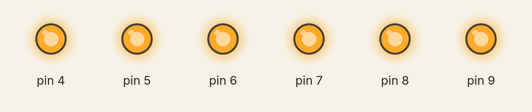
A sketch run on a simulated Arduino Uno, built with avr-gcc and run on an emulated ATmega328P. On the bench: output pins drawn as LEDs (lit = HIGH).

Above: at 0.4 s.
At 1.4 s:
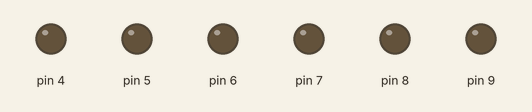
At 2.72 s:
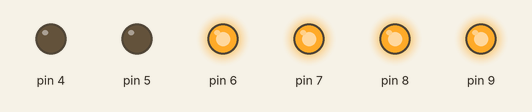
At 3.47 s:
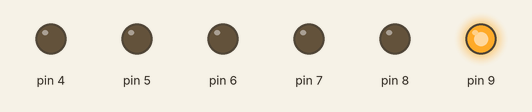
At 5.02 s:
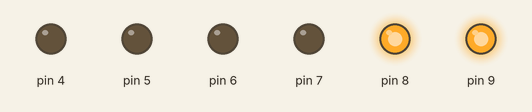
At 5.77 s:
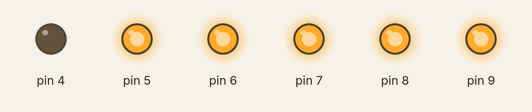
Timing chart, 0 to 9.0 s (numbered marks = the images above):
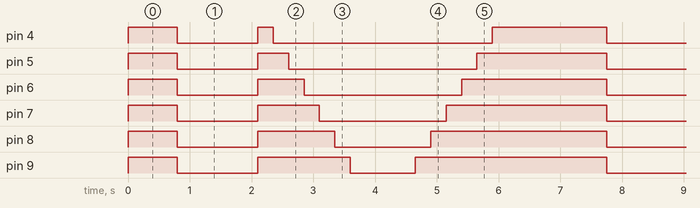

Measured:
- by itself, pin 4: repeats every 7.0 s: LOW 1.3 s, HIGH 0.25 s, LOW 3.6 s, HIGH 1.9 s
- by itself, pin 5: repeats every 7.0 s: LOW 1.3 s, HIGH 0.50 s, LOW 3.1 s, HIGH 2.1 s
- by itself, pin 6: repeats every 7.0 s: LOW 1.3 s, HIGH 0.75 s, LOW 2.6 s, HIGH 2.4 s
- by itself, pin 7: repeats every 7.0 s: LOW 1.3 s, HIGH 1.0 s, LOW 2.1 s, HIGH 2.6 s
- by itself, pin 8: repeats every 7.0 s: LOW 1.3 s, HIGH 1.3 s, LOW 1.6 s, HIGH 2.9 s
- by itself, pin 9: repeats every 7.0 s: LOW 1.3 s, HIGH 1.5 s, LOW 1.1 s, HIGH 3.1 s

The sketch:

sketch_oct31a.ino
```cpp
void setup()
{
  for(int i = 4; i < 10;i++)
  {
    pinMode(i,OUTPUT);
  }
}

void loop()
{
 turnOn();
 delay(800);
 turnOff();
 delay(800);
 s1();
 delay(800);
 s2();
 delay(800);

}


void turnOn()
{
  for(int k = 4; k < 10; k++)
  {
    digitalWrite(k,1);
  }
}

void turnOff()
{
  for(int k = 4; k < 10; k++)
  {
    digitalWrite(k,0);
  }
  delay(500);
}

void s1()
{
  turnOn();
  delay(250);
  for(int i = 4; i < 10 ; i++)
  {
    digitalWrite(i,0);
    delay(250);
  }
}
void s2()
{
 for(int i = 9; i > 3 ; i--)
 {
   digitalWrite(i,1);
   delay(250);
 }
}
```
